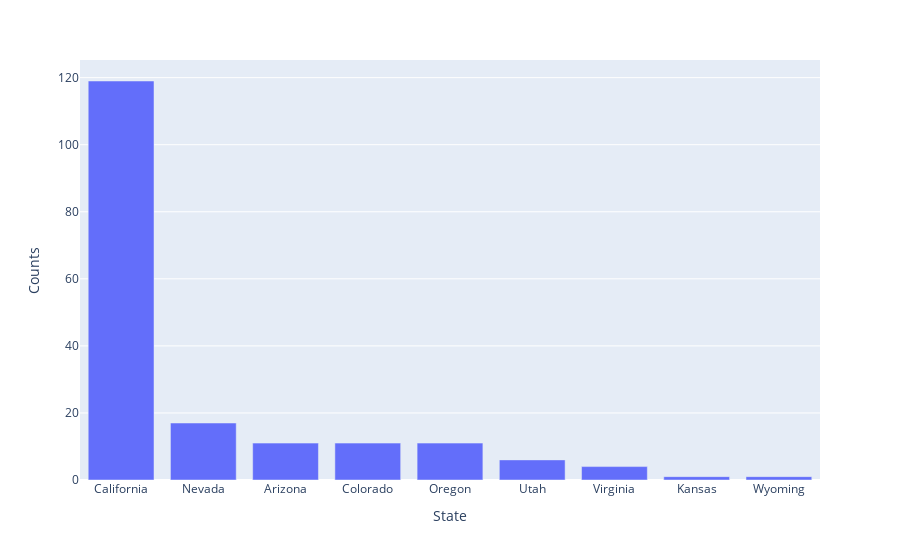

The notebook cell this image was saved under:
### Markdown cell above
From this we can suggest we focus on the top 75% of States which are California and Nevada

### Code cell
px.bar(states, x='State', y='Counts').update_xaxes(categoryorder='total descending')

### Figure 1 — Plotly figure (JSON) as saved in the notebook; plotly's stock layout.template omitted (floating-point values rounded to 4 significant figures)
{"data": [{"alignmentgroup": "True", "hovertemplate": "State=%{x}<br>Counts=%{y}<extra></extra>", "legendgroup": "", "marker": {"color": "#636efa", "pattern": {"shape": ""}}, "name": "", "offsetgroup": "", "orientation": "v", "showlegend": false, "textposition": "auto", "type": "bar", "x": ["Arizona", "California", "Colorado", "Kansas", "Nevada", "Oregon", "Utah", "Virginia", "Wyoming"], "xaxis": "x", "y": [11, 119, 11, 1, 17, 11, 6, 4, 1], "yaxis": "y"}], "layout": {"barmode": "relative", "legend": {"tracegroupgap": 0}, "margin": {"t": 60}, "xaxis": {"anchor": "y", "categoryorder": "total descending", "domain": [0, 1], "title": {"text": "State"}}, "yaxis": {"anchor": "x", "domain": [0, 1], "title": {"text": "Counts"}}}}
